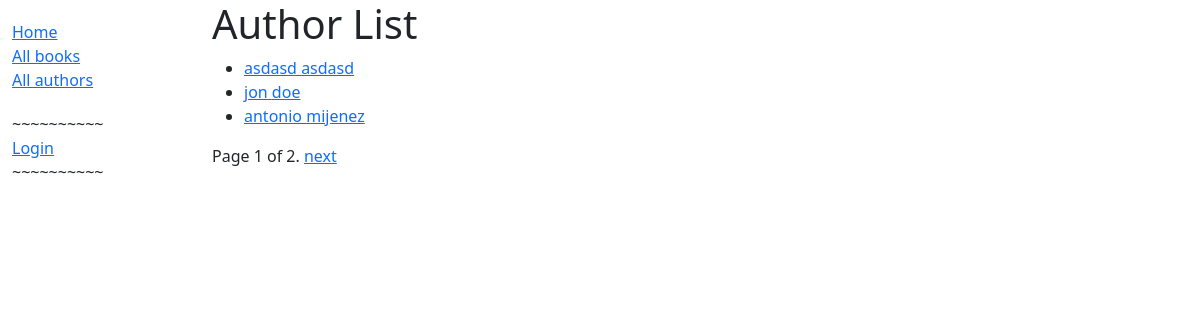
Screenshot of /catalog/authors/ with the database file from the repository.
### catalog/models.py (models this page shows, shortened)
class Author(models.Model):
    first_name = models.CharField(max_length=100)
    last_name = models.CharField(max_length=100)
    date_of_birth = models.DateField(null=True, blank=True)
    date_of_death = models.DateField('died', null=True, blank=True)
    class Meta:
        ordering = ['last_name', 'first_name']
    def get_absolute_url(self):
        return reverse('author-detail', args=[str(self.id)])

### catalog/views.py (the view)
# urls.py: path('authors/', views.AuthorListView.as_view(), name='authors'),
class AuthorListView(generic.ListView):
    model = Author
    paginate_by = 3

### catalog/templates/catalog/author_list.html
{% extends "base_generic.html" %}
{% block content %}
  <h1>Author List</h1>
  {% if author_list %}
    <ul>
      {% for author in author_list %}
      <li>
        <a href="{{ author.get_absolute_url }}">{{ author.first_name }} {{ author.last_name }} </a>
      </li>
      {% endfor %}
    </ul>
  {% else %}
    <p>There are no authors in the library.</p>
  {% endif %}
{% endblock %}

### rows the page displays
Author: first_name "asdasd", last_name "asdasd"
Author: first_name "jon", last_name "doe"
Author: first_name "antonio", last_name "mijenez"

### other values shown
{{ page_obj.number }} "1"
{{ page_obj.paginator.num_pages }} "2"
